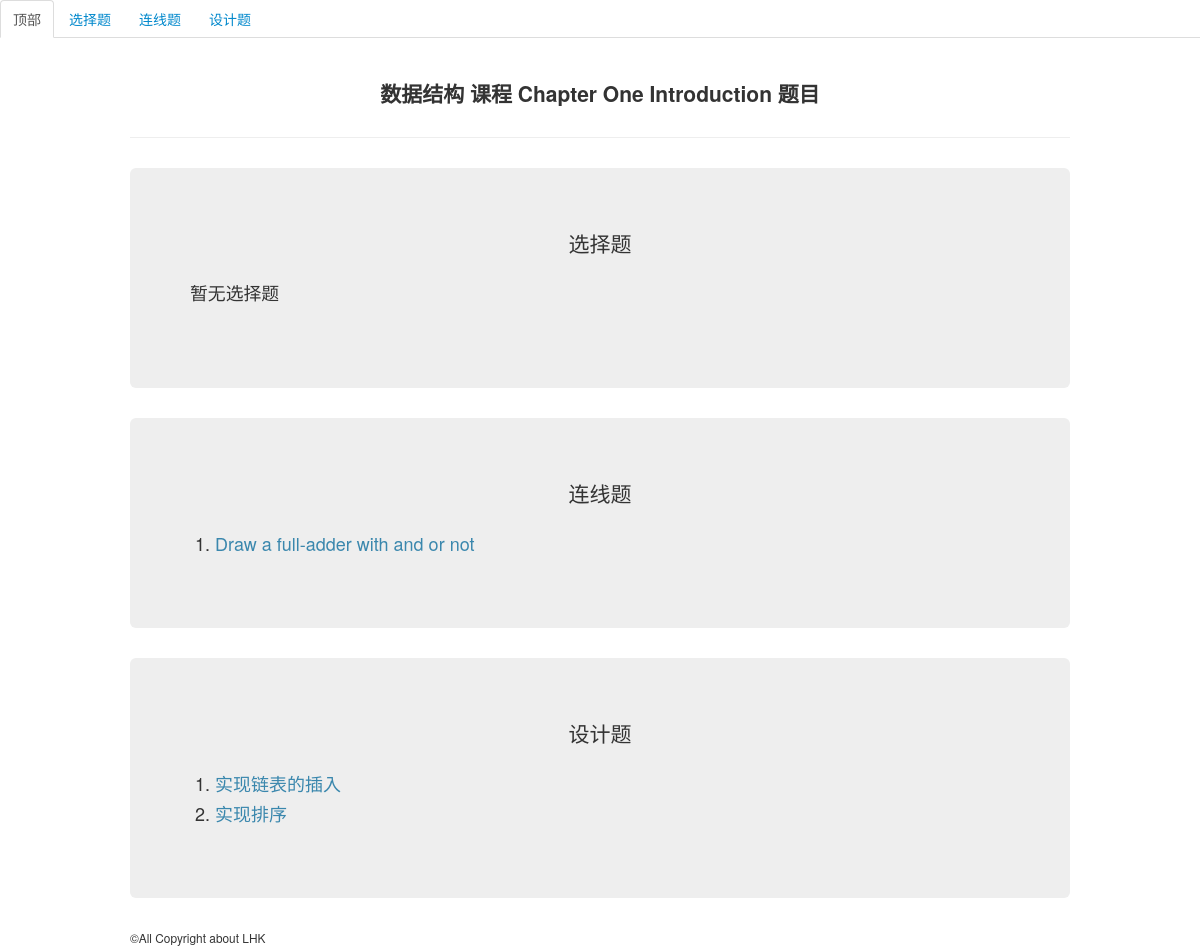
The app's page /Tapp/knowledges/2/, older data.
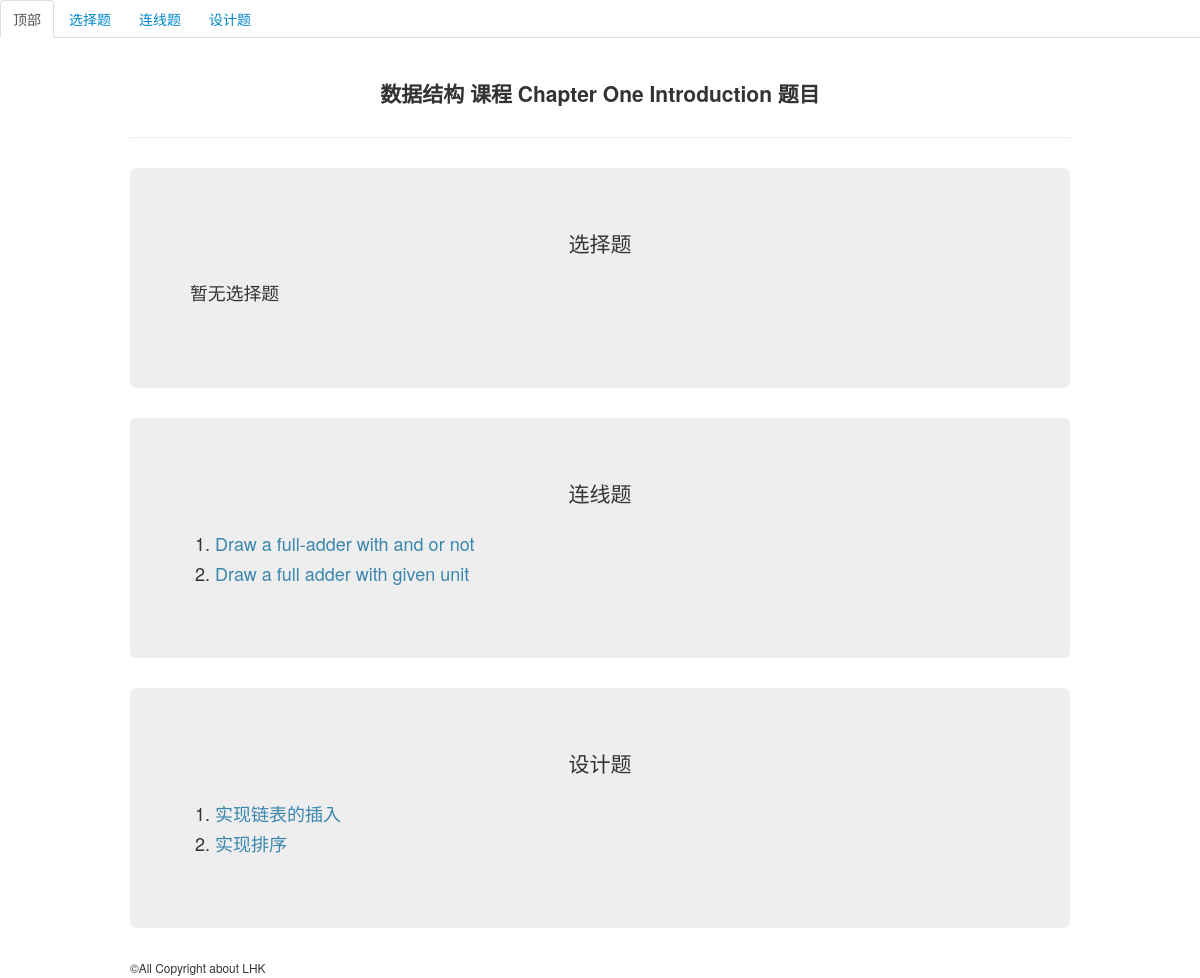
The same page, newer data.
### Tapp/models.py (models this page shows, shortened)
class DrawQuestion(models.Model):
    knowledge = models.ForeignKey(Knowledge,on_delete=models.CASCADE) # 对应知识
    question_title = models.CharField(max_length=20,default="Question")
    question_text = models.CharField(max_length=200) # 问题描述
    question_type = models.IntegerField(choices=[(0,'Draw Graph'),(1,'Fill Table')],default=0) # 问题类型
    question_image = models.ImageField(default="Files/Img/green_bg.png",upload_to="Tapp/static/Tapp/images/Draw") # 图片文件
    question_file = models.FileField(default="Files/empty.json", upload_to="Files/DrawInput/") # 真值表文件
    total_submit = models.IntegerField(default=0) # 总提交人数
    correct_submit = models.IntegerField(default=0) # 正确人数

class DesignQuestion(models.Model): # 程序设计题
    knowledge = models.ForeignKey(Knowledge,on_delete=models.CASCADE) # 对应知识
    question_title = models.CharField(max_length=20,default="Question")
    question_text = models.CharField(max_length=200) # 问题描述
    question_language = models.CharField(max_length=30,choices=[('C','C language'),('C++','C plus plus'),('Python','Python'),('Verilog','Verilog')]) # 需要的语言
    total_submit = models.IntegerField(default=0) # 总提交人数
    correct_submit = models.IntegerField(default=0) # 正确人数
    example_input = models.TextField(default="No") # 示例输入
    example_output = models.TextField(default="No") # 示例输出
    inputFile = models.FileField(default="Files/empty.json", upload_to="Files/") # 输入用例
    outputFile = models.FileField(default="Files/empty.json", upload_to="Files/") # 输出结果
    question_analysis = models.TextField(default="no") # 正确代码 -- 用于比对

### Tapp/views.py (the view)
# urls.py: path('knowledges/<int:pk>/',views.knowledgeDetail, name="knowledgeDetail"),
def knowledgeDetail(request,pk): # 知识点信息
    try:
        knowledge = Knowledge.objects.get(pk=pk)
        selectSet = knowledge.selectquestion_set.all()
        drawSet = knowledge.drawquestion_set.all()
        designSet = knowledge.designquestion_set.all()
        context = {
            "knowledge":knowledge,
            "selectSet":selectSet,
            "drawSet":drawSet,
            "designSet":designSet
        }
        return render(request,'Tapp/knowledgeDetail.html',context)
    except Exception:
        return Http404("No such knowledge")

### Tapp/templates/Tapp/knowledgeDetail.html (shortened to what this page needs)
<head>
    {% load static %}
    <link rel="stylesheet" href="{% static 'Tapp/css/bootstrap.css' %}">
</head>
<body>
    {% if knowledge %}
    <ul id="navbar" class="nav nav-tabs">
        <li class="active">
          <a href="#">顶部</a>
        </li>
        <li>
            <a href="#select">选择题</a>
        </li>
        <li>
            <a href="#draw">连线题</a>
        </li>
        <li>
            <a href="#design">设计题</a>
        </li>
    </ul>
    <div class="container">
    <div class="page-header">
        <p class="lead text-center"><strong>{{ knowledge.course.course_name }} 课程 {{ knowledge.knowledge_name }}  题目</strong></p>
    </div>
    <div id="select" class="hero-unit">
        <p class="lead text-center">选择题</p>
        {% if selectSet %}
        <ol>
            {% for select in selectSet %}
            <li><a href="{% url 'Tapp:selectDetail' select.id %}" class="text-info"> {{ select.question_text }} </a></li>
            {% endfor %}
        </ol>
        {% else %}
            <p class="lead"><small>暂无选择题</small></p>
        {% endif %}
    </div>
    <div id="draw" class="hero-unit">
        <p class="lead text-center">连线题</p>
        {% if drawSet %}
        <ol>
            {% for draw in drawSet %}
            <li><a href="{% url 'Tapp:drawDetail' draw.id %}" class="text-info"> {{ draw.question_text }} </a></li>
            {% endfor %}
        </ol>
        {% else %}
            <p class="lead"><small>暂无连线题</small></p>
        {% endif %}
    </div>
    <div id="design" class="hero-unit">
        <p class="lead text-center">设计题</p>
        {% if designSet %}
        <ol>
            {% for design in designSet %}
            <li><a href="{% url 'Tapp:designDetail' design.id %}" class="text-info"> {{ design.question_text }} </a></li>
            {% endfor %}
        </ol>
        {% else %}
        <p class="lead"><small>暂无设计题</small></p>
        {% endif %}
    </div>
    {% else %}
        <p class="lead">No such Knowledge</p>
    {% endif %}
    </div>
</body>
<footer>
    <div class="container">
        <small>&COPY;All Copyright about LHK</small>
    </div>
</footer>

Row changes from the older to the newer data that the page shows:
added DrawQuestion: question_text "Draw a full adder with given unit"
